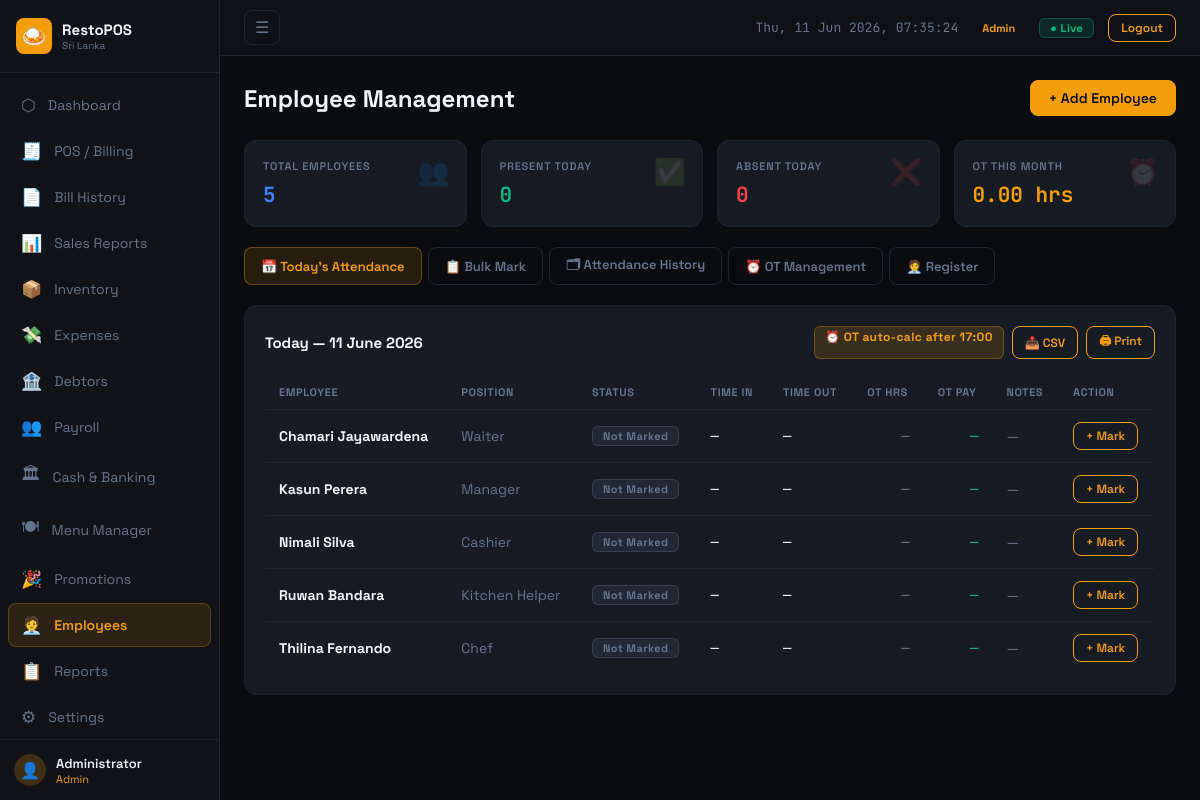
The app's page /modules/employees.php (signed in) with its own data.
### tables this page shows
CREATE TABLE employees (
    id INT AUTO_INCREMENT PRIMARY KEY,
    name VARCHAR(150) NOT NULL,
    nic VARCHAR(20),
    phone VARCHAR(20),
    position VARCHAR(100),
    basic_salary DECIMAL(10,2) DEFAULT 0,
    allowances DECIMAL(10,2) DEFAULT 0,
    epf_applicable TINYINT(1) DEFAULT 1,
    joined_date DATE,
    active TINYINT(1) DEFAULT 1,
    created_at TIMESTAMP DEFAULT CURRENT_TIMESTAMP
);

### modules/employees.php (the view, shortened to what this page needs)
<?php
$db = getDB();
$employees  = $db->query("SELECT * FROM employees WHERE name NOT LIKE '[DEL]%' ORDER BY active DESC,name")->fetchAll();
$activeEmps = array_filter($employees, fn($e)=>$e['active']);
$todayAtt   = $db->query("SELECT a.* FROM attendance a JOIN employees e ON a.employee_id=e.id WHERE a.att_date=CURDATE() AND e.name NOT LIKE '[DEL]%'")->fetchAll();
$attByEmp   = array_column($todayAtt, null, 'employee_id');
$month      = $_GET['month'] ?? date('Y-m');
$monthStart = $month.'-01';
$monthEnd   = date('Y-m-t', strtotime($monthStart));
$otRecords = $db->prepare("SELECT a.*,e.name as emp_name,e.position,e.basic_salary FROM attendance a
    JOIN employees e ON a.employee_id=e.id
    WHERE a.att_date BETWEEN ? AND ? AND a.overtime_hours>0 AND e.name NOT LIKE '[DEL]%'
    ORDER BY a.att_date,e.name");
$otRecords->execute([$monthStart,$monthEnd]); $otRecords=$otRecords->fetchAll();
function calcOTPay(float $basic, float $otH): float { return round(($basic/26/9)*OT_RATE*$otH,2); }
$activeTab = $_GET['tab'] ?? 'today';
include '../includes/header.php';
?>
<div class="page-header">
  <div class="page-title">Employee Management</div>
  <button class="btn" onclick="openEmpModal()">+ Add Employee</button>
</div>
<div class="stats-grid mb-20">
  <div class="stat-card"><span class="stat-icon">👥</span><div class="stat-label">Total Employees</div><div class="stat-value text-blue"><?=count($activeEmps)?></div></div>
  <div class="stat-card"><span class="stat-icon">✅</span><div class="stat-label">Present Today</div><div class="stat-value text-green"><?=count(array_filter($attByEmp,fn($a)=>$a['status']==='Present'))?></div></div>
  <div class="stat-card"><span class="stat-icon">❌</span><div class="stat-label">Absent Today</div><div class="stat-value text-red"><?=count(array_filter($attByEmp,fn($a)=>$a['status']==='Absent'))?></div></div>
  <div class="stat-card"><span class="stat-icon">⏰</span><div class="stat-label">OT This Month</div><div class="stat-value text-accent"><?=number_format(array_sum(array_column($otRecords,'overtime_hours')),2)?> hrs</div></div>
</div>
<div class="tab-bar">
  <button class="tab-btn <?=$activeTab==='today'?'active':''?>"    onclick="switchTab('emp','today');    setUrlTab('today')">📅 Today's Attendance</button>
  <button class="tab-btn <?=$activeTab==='bulk'?'active':''?>"     onclick="switchTab('emp','bulk');     setUrlTab('bulk')">📋 Bulk Mark</button>
  <button class="tab-btn <?=$activeTab==='history'?'active':''?>"  onclick="switchTab('emp','history');  setUrlTab('history')">🗂 Attendance History</button>
  <button class="tab-btn <?=$activeTab==='ot'?'active':''?>"       onclick="switchTab('emp','ot');       setUrlTab('ot')">⏰ OT Management</button>
  <button class="tab-btn <?=$activeTab==='register'?'active':''?>" onclick="switchTab('emp','register'); setUrlTab('register')">🧑‍💼 Register</button>
</div>
<div data-tabcontent="emp" data-content="today" <?=$activeTab!=='today'?'style="display:none"':''?>>
<div class="card">
  <div class="flex-between mb-16">
    <div class="card-title" style="margin-bottom:0">Today — <?=date('d F Y')?></div>
    <div style="display:flex;gap:8px;flex-wrap:wrap">
      <span class="badge badge-accent fs-12">⏰ OT auto-calc after 17:00</span>
      <a href="?export_att=1&from=<?=date('Y-m-d')?>&to=<?=date('Y-m-d')?>" class="btn btn-sm btn-outline">📥 CSV</a>
      <button onclick="window.print()" class="btn btn-sm btn-outline">🖨 Print</button>
    </div>
  </div>
  <div class="table-wrap">
    <table class="data-table">
      <thead><tr><th>Employee</th><th>Position</th><th>Status</th><th>Time In</th><th>Time Out</th><th class="text-right">OT Hrs</th><th class="text-right">OT Pay</th><th>Notes</th><th>Action</th></tr></thead>
      <tbody>
      <?php foreach ($activeEmps as $e):
        $att   = $attByEmp[$e['id']] ?? null;
        $otPay = $att ? calcOTPay($e['basic_salary'],$att['overtime_hours']) : 0;
      ?>
        <tr>
          <td class="fw-700"><?=htmlspecialchars($e['name'])?></td>
          <td class="text-muted fs-12"><?=htmlspecialchars($e['position']??'—')?></td>
          <td><?php if($att): ?><span class="badge <?=$att['status']==='Present'?'badge-green':($att['status']==='Absent'?'badge-red':'badge-accent')?>"><?=$att['status']?></span><?php else: ?><span class="badge badge-muted">Not Marked</span><?php endif; ?></td>
          <td class="mono fs-12"><?=$att&&$att['time_in']?$att['time_in']:'—'?></td>
          <td class="mono fs-12 <?=$att&&$att['time_out']>='17:00:00'?'text-accent':''?>"><?=$att&&$att['time_out']?$att['time_out']:'—'?></td>
          <td class="text-right mono <?=$att&&$att['overtime_hours']>0?'text-accent fw-700':'text-muted'?>"><?=$att?number_format($att['overtime_hours'],2):'—'?></td>
          <td class="text-right mono text-green"><?=$att&&$att['overtime_hours']>0?fmt($otPay):'—'?></td>
          <td class="text-muted fs-12"><?=htmlspecialchars($att['notes']??'—')?></td>
          <td>
            <button class="btn btn-sm btn-outline" onclick="openAttModal(
              <?=$e['id']?>, '<?=addslashes($e['name'])?>',
              '<?=$att?$att['att_date']:date('Y-m-d')?>',
              '<?=$att?$att['status']:'Present'?>',
              '<?=$att&&$att['time_in']?substr($att['time_in'],0,5):''?>',
              '<?=$att&&$att['time_out']?substr($att['time_out'],0,5):''?>',
              <?=$att?$att['overtime_hours']:0?>,
              '<?=addslashes($att['notes']??'')?>'
            )"><?=$att?'✏ Edit':'+ Mark'?></button>
          </td>
        </tr>
      <?php endforeach; ?>
      </tbody>
    </table>
  </div>
</div>
</div>
<?php include '../includes/footer.php'; ?>

### assets/css/style.css (style rules this page uses)
:root { --bg: #0a0c10; --surface: #111318; --card: #161b24; --border: #1e2530; --accent: #f59e0b; --accent2: #92400e; --green: #10b981; --red: #ef4444; --blue: #3b82f6; --purple: #8b5cf6; --text: #f1f5f9; --muted: #64748b; --sidebar-w:220px; }
*,*::before,*::after { box-sizing:border-box; margin:0; padding:0; }
html { font-size:15px; }
body { font-family:'Space Grotesk',sans-serif; background:var(--bg); color:var(--text); min-height:100vh; }
a { text-decoration:none; color:inherit; }
button,input,select,textarea { font-family:inherit; }
.page-header { display:flex; justify-content:space-between; align-items:center; margin-bottom:24px; flex-wrap:wrap; gap:12px; }
.page-title { font-size:24px; font-weight:700; }
.card { background:var(--card); border:1px solid var(--border); border-radius:12px; padding:20px; }
.card-title { font-weight:700; font-size:15px; margin-bottom:16px; }
.stats-grid { display:grid; grid-template-columns:repeat(auto-fill,minmax(190px,1fr)); gap:14px; margin-bottom:20px; }
.stat-card { background:var(--card); border:1px solid var(--border); border-radius:12px; padding:18px; position:relative; overflow:hidden; }
.stat-icon { position:absolute; top:14px; right:16px; font-size:26px; opacity:.14; }
.stat-label { font-size:11px; color:var(--muted); font-weight:600; letter-spacing:.8px; text-transform:uppercase; margin-bottom:8px; }
.stat-value { font-size:21px; font-weight:700; font-family:'JetBrains Mono',monospace; }
.btn { display:inline-flex; align-items:center; gap:6px; padding:8px 18px; border-radius:8px; font-size:14px; font-weight:600; border:1px solid var(--accent); background:var(--accent); color:#0a0c10; cursor:pointer; transition:all .15s; white-space:nowrap; }
.btn-sm { padding:5px 12px; font-size:12px; }
.btn-outline { background:transparent; color:var(--accent); }
.badge { display:inline-block; padding:2px 10px; border-radius:6px; font-size:11px; font-weight:700; letter-spacing:.4px; }
.badge-accent { background:rgba(245,158,11,.15); color:var(--accent);border:1px solid rgba(245,158,11,.3); }
.badge-muted { background:rgba(100,116,139,.15);color:var(--muted); border:1px solid rgba(100,116,139,.3); }
.table-wrap { overflow-x:auto; }
table.data-table { width:100%; border-collapse:collapse; }
table.data-table th { padding:10px 14px; text-align:left; font-size:11px; color:var(--muted); font-weight:700; text-transform:uppercase; letter-spacing:.6px; border-bottom:1px solid var(--border); white-space:nowrap; }
table.data-table td { padding:12px 14px; border-bottom:1px solid var(--border); font-size:14px; vertical-align:middle; }
table.data-table tr:last-child td { border-bottom:none; }
.text-right { text-align:right; }
.mono { font-family:'JetBrains Mono',monospace; }
.text-green { color:var(--green); }
.text-red { color:var(--red); }
.text-accent { color:var(--accent); }
.text-muted { color:var(--muted); }
.text-blue { color:var(--blue); }
.tab-bar { display:flex; gap:6px; margin-bottom:20px; flex-wrap:wrap; }
.tab-btn { padding:7px 16px; border-radius:8px; font-size:13px; font-weight:600; border:1px solid var(--border); background:transparent; color:var(--muted); cursor:pointer; transition:.15s; }
.tab-btn.active { background:rgba(245,158,11,.12); border-color:rgba(245,158,11,.35); color:var(--accent); }
.flex-between { display:flex; justify-content:space-between; align-items:center; }
.mb-16 { margin-bottom:16px; }
.mb-20 { margin-bottom:20px; }
.fw-700 { font-weight:700; }
.fs-12 { font-size:12px; }

### records on screen
employees: name "Chamari Jayawardena", position "Waiter", notes "—"
employees: name "Kasun Perera", position "Manager", notes "—"
employees: name "Nimali Silva", position "Cashier", notes "—"
employees: name "Ruwan Bandara", position "Kitchen Helper", notes "—"
employees: name "Thilina Fernando", position "Chef", notes "—"

### other values on screen
$nav['icon'] "⬡"
$nav['label'] "Dashboard"
$nav['icon'] "🧾"
$nav['label'] "POS / Billing"
$nav['icon'] "📄"
$nav['label'] "Bill History"
$nav['icon'] "📊"
$nav['label'] "Sales Reports"
$nav['icon'] "📦"
$nav['label'] "Inventory"
$nav['icon'] "💸"
$nav['label'] "Expenses"
$nav['icon'] "🏦"
$nav['label'] "Debtors"
$nav['icon'] "👥"
